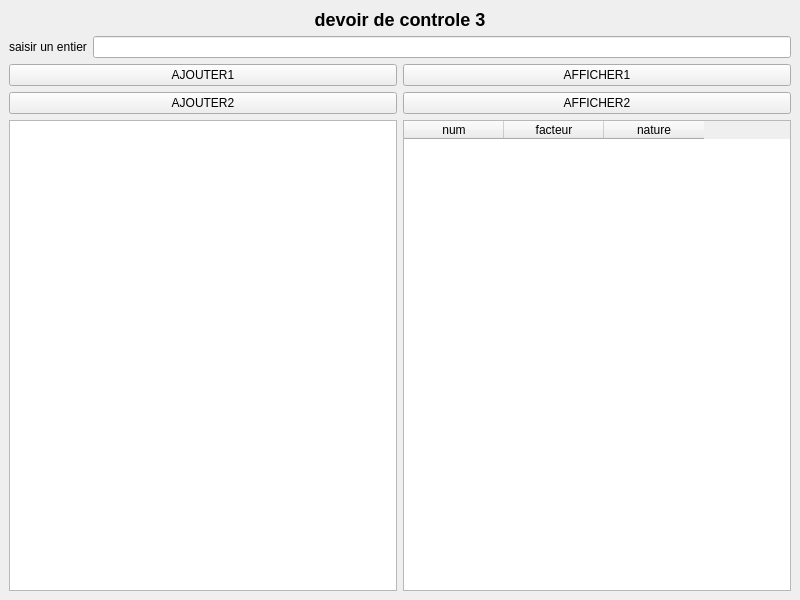
<?xml version="1.0" encoding="UTF-8"?>
<ui version="4.0">
 <class>Interfaceriches</class>
 <widget class="QMainWindow" name="Interfaceriches">
  <property name="geometry">
   <rect>
    <x>0</x>
    <y>0</y>
    <width>800</width>
    <height>600</height>
   </rect>
  </property>
  <property name="windowTitle">
   <string>Gestion des nombres riches</string>
  </property>
  <widget class="QWidget" name="centralwidget">
   <layout class="QVBoxLayout" name="verticalLayout">
    <item>
     <widget class="QLabel" name="titleLabel">
      <property name="text">
       <string>devoir de controle 3</string>
      </property>
      <property name="alignment">
       <set>Qt::AlignCenter</set>
      </property>
      <property name="styleSheet">
       <string notr="true">font-size: 18px; font-weight: bold;</string>
      </property>
     </widget>
    </item>
    <item>
     <layout class="QHBoxLayout" name="inputLayout">
      <item>
       <widget class="QLabel" name="inputLabel">
        <property name="text">
         <string>saisir un entier</string>
        </property>
       </widget>
      </item>
      <item>
       <widget class="QLineEdit" name="numberLineEdit"/>
      </item>
     </layout>
    </item>
    <item>
     <layout class="QGridLayout" name="buttonsLayout">
      <item row="0" column="0">
       <widget class="QPushButton" name="ajouter1Button">
        <property name="text">
         <string>AJOUTER1</string>
        </property>
       </widget>
      </item>
      <item row="0" column="1">
       <widget class="QPushButton" name="afficher1Button">
        <property name="text">
         <string>AFFICHER1</string>
        </property>
       </widget>
      </item>
      <item row="1" column="0">
       <widget class="QPushButton" name="ajouter2Button">
        <property name="text">
         <string>AJOUTER2</string>
        </property>
       </widget>
      </item>
      <item row="1" column="1">
       <widget class="QPushButton" name="afficher2Button">
        <property name="text">
         <string>AFFICHER2</string>
        </property>
       </widget>
      </item>
     </layout>
    </item>
    <item>
     <layout class="QHBoxLayout" name="displayLayout">
      <item>
       <widget class="QListWidget" name="nombresListWidget"/>
      </item>
      <item>
       <widget class="QTableWidget" name="richeTableWidget">
        <property name="columnCount">
         <number>3</number>
        </property>
        <property name="rowCount">
         <number>0</number>
        </property>
        <column>
         <property name="text">
          <string>num</string>
         </property>
        </column>
        <column>
         <property name="text">
          <string>facteur</string>
         </property>
        </column>
        <column>
         <property name="text">
          <string>nature</string>
         </property>
        </column>
       </widget>
      </item>
     </layout>
    </item>
   </layout>
  </widget>
 </widget>
 <resources/>
 <connections/>
</ui>
